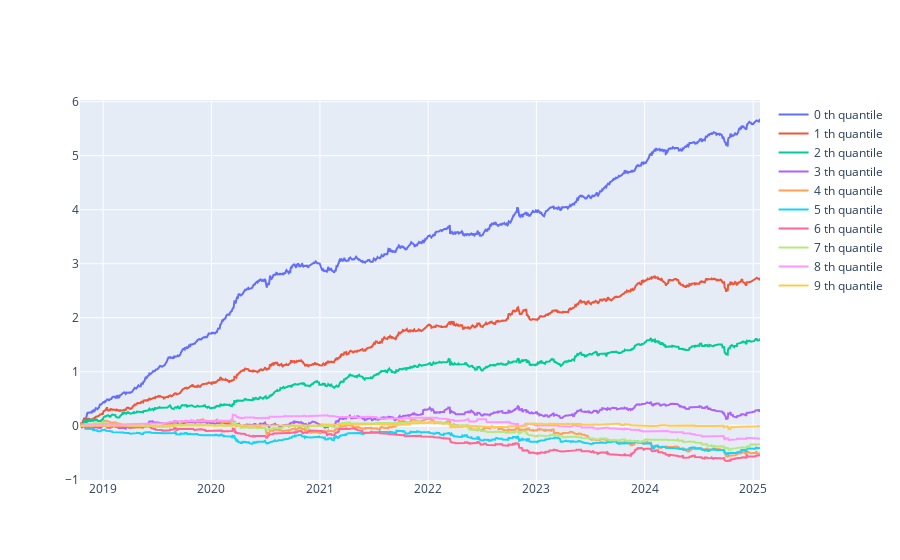

Notebook cell for this chart:
### Code cell
# momentum: ln(open_/close_.shift(1)) 如果要更保守，就li_.shift(1)
time_ = "2018-10-15"; end_ = '2025-01-24'
open_ = open[time_:end_]
close_ = close[time_:end_]
ln_ = np.log(open_/close_.shift(1)) # index: 使用的時間
pct_calculating_profit = close_/open_-1 # index: 當天收益
holdings = intraday_shifted_input_signal_pct_output_plot(ln_.shift(0), pct_calculating_profit.shift(0), quantile=10, type_='cumsum')

### Figure 1 — Plotly figure (JSON) as saved in the notebook; plotly's stock layout.template omitted (floating-point values rounded to 4 significant figures; data arrays with more than 128 entries replaced by an {"elided": "..."} marker saying what was removed)
{"data": [{"mode": "lines", "name": "0 th quantile", "type": "scatter", "x": {"elided": "1546 str values"}, "y": {"elided": "1546 float values"}, "yaxis": "y"}, {"mode": "lines", "name": "1 th quantile", "type": "scatter", "x": {"elided": "1546 str values"}, "y": {"elided": "1546 float values"}, "yaxis": "y"}, {"mode": "lines", "name": "2 th quantile", "type": "scatter", "x": {"elided": "1546 str values"}, "y": {"elided": "1546 float values"}, "yaxis": "y"}, {"mode": "lines", "name": "3 th quantile", "type": "scatter", "x": {"elided": "1546 str values"}, "y": {"elided": "1546 float values"}, "yaxis": "y"}, {"mode": "lines", "name": "4 th quantile", "type": "scatter", "x": {"elided": "1546 str values"}, "y": {"elided": "1546 float values"}, "yaxis": "y"}, {"mode": "lines", "name": "5 th quantile", "type": "scatter", "x": {"elided": "1546 str values"}, "y": {"elided": "1546 float values"}, "yaxis": "y"}, {"mode": "lines", "name": "6 th quantile", "type": "scatter", "x": {"elided": "1546 str values"}, "y": {"elided": "1546 float values"}, "yaxis": "y"}, {"mode": "lines", "name": "7 th quantile", "type": "scatter", "x": {"elided": "1546 str values"}, "y": {"elided": "1546 float values"}, "yaxis": "y"}, {"mode": "lines", "name": "8 th quantile", "type": "scatter", "x": {"elided": "1546 str values"}, "y": {"elided": "1546 float values"}, "yaxis": "y"}, {"mode": "lines", "name": "9 th quantile", "type": "scatter", "x": {"elided": "1546 str values"}, "y": {"elided": "1546 float values"}, "yaxis": "y"}], "layout": {}}
